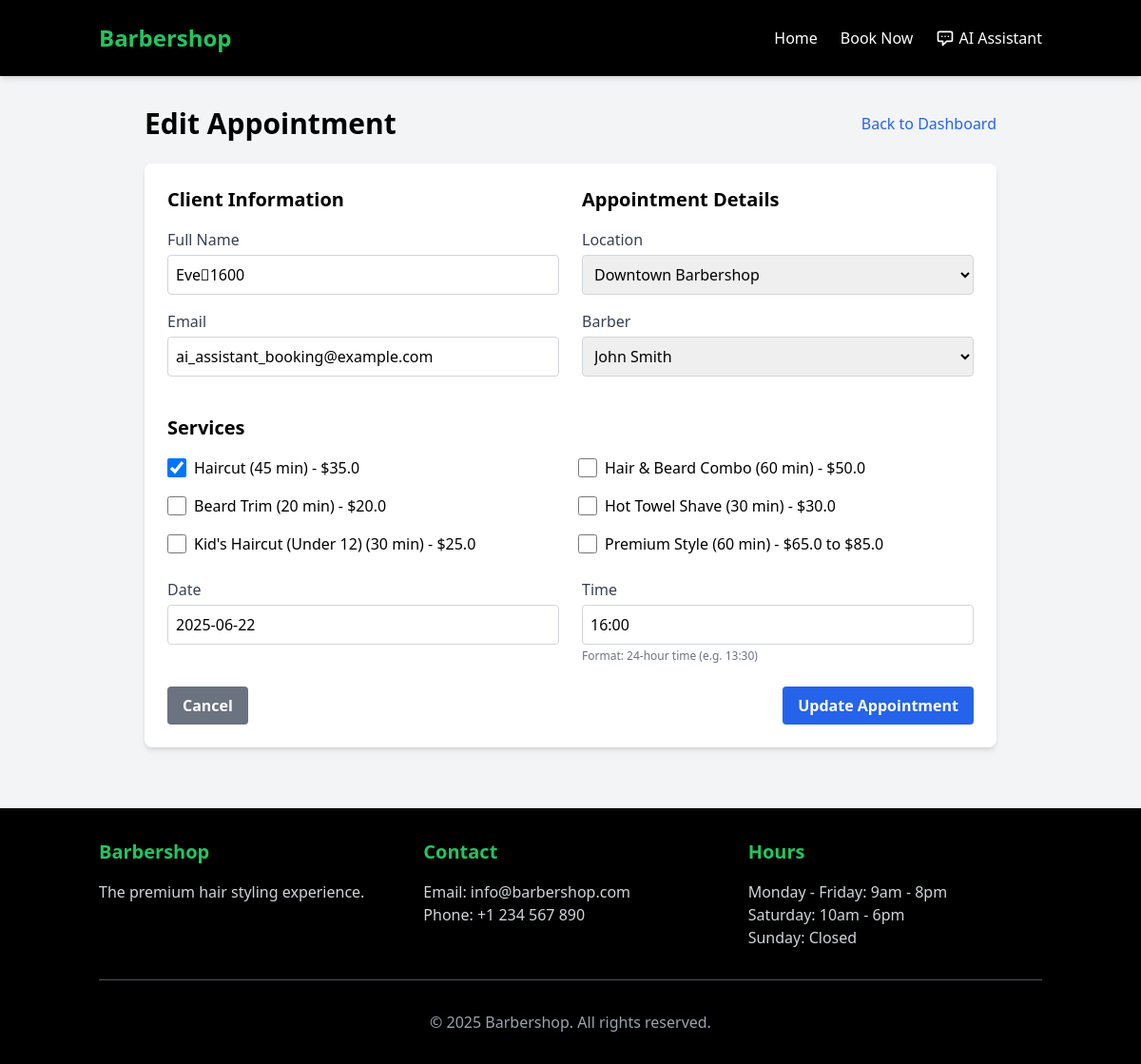
The app's page /admin/appointment/2 (signed in) with its own data.
### models.py (models this page shows, shortened)
class Appointment(db.Model):
    id = db.Column(db.Integer, primary_key=True)
    location_id = db.Column(db.Integer, db.ForeignKey('location.id'), nullable=False)
    barber_id = db.Column(db.Integer, db.ForeignKey('barber.id'), nullable=True)  # NULL means "any barber"
    client_name = db.Column(db.String(100), nullable=False)
    client_email = db.Column(db.String(100), nullable=False)
    date = db.Column(db.Date, nullable=False)
    start_time = db.Column(db.String(5), nullable=False)  # Format: "HH:MM"
    services = db.Column(db.Text, nullable=False)  # Comma-separated list of service IDs
    created_at = db.Column(db.DateTime, default=datetime.utcnow)
    @property
    def service_list(self):
        if not self.services:
            return []
        return [int(s) for s in self.services.split(',')]

class Location(db.Model):
    id = db.Column(db.Integer, primary_key=True)
    name = db.Column(db.String(100), nullable=False)
    address = db.Column(db.String(200), nullable=False)
    phone = db.Column(db.String(20), nullable=False)
    barbers = db.relationship('Barber', backref='location', lazy=True)
    appointments = db.relationship('Appointment', backref='location', lazy=True)

class Barber(db.Model):
    id = db.Column(db.Integer, primary_key=True)
    name = db.Column(db.String(100), nullable=False)
    photo = db.Column(db.String(200))  # URL to photo
    languages = db.Column(db.String(100))  # Comma-separated list of languages
    rating = db.Column(db.Float, default=5.0)
    location_id = db.Column(db.Integer, db.ForeignKey('location.id'), nullable=False)
    appointments = db.relationship('Appointment', backref='barber', lazy=True)

class Service(db.Model):
    id = db.Column(db.Integer, primary_key=True)
    name = db.Column(db.String(100), nullable=False)
    duration_minutes = db.Column(db.Integer, nullable=False)
    price_min = db.Column(db.Float, nullable=False)
    price_max = db.Column(db.Float)  # Optional maximum price

### app.py (the view, shortened to what this page needs)
@app.route('/admin/appointment/<int:id>', methods=['GET', 'POST'])
def admin_edit_appointment(id):
    if not session.get('admin'):
        return redirect(url_for('admin_login'))
    appointment = Appointment.query.get_or_404(id)
    locations = Location.query.all()
    barbers = Barber.query.all()
    services = Service.query.all()
    return render_template('admin/edit_appointment.html',
                          appointment=appointment,
                          locations=locations,
                          barbers=barbers,
                          services=services)

### app.py (called while the page is built)
@app.context_processor
def inject_now():
    return {'now': datetime.now()}

### templates/admin/edit_appointment.html (shortened to what this page needs)
{% extends "base.html" %}
{% block head %}
<link rel="stylesheet" href="https://cdn.jsdelivr.net/npm/flatpickr/dist/flatpickr.min.css">
{% endblock %}
{% block content %}
<div class="max-w-4xl mx-auto">
    <div class="flex justify-between items-center mb-6">
        <h1 class="text-3xl font-bold">Edit Appointment</h1>
        <a href="{{ url_for('admin_dashboard') }}" class="text-blue-600 hover:underline">Back to Dashboard</a>
    </div>
    <div class="bg-white rounded-lg shadow-md p-6 mb-8">
        <form action="{{ url_for('admin_edit_appointment', id=appointment.id) }}" method="post">
            <div class="grid grid-cols-1 md:grid-cols-2 gap-6 mb-6">
                <div>
                    <h2 class="text-xl font-semibold mb-4">Client Information</h2>
                    <div class="mb-4">
                        <label for="client_name" class="block text-gray-700 mb-1">Full Name</label>
                        <input type="text" id="client_name" name="client_name" value="{{ appointment.client_name }}" required
                               class="w-full p-2 border border-gray-300 rounded">
                    </div>
                    <div class="mb-4">
                        <label for="client_email" class="block text-gray-700 mb-1">Email</label>
                        <input type="email" id="client_email" name="client_email" value="{{ appointment.client_email }}" required
                               class="w-full p-2 border border-gray-300 rounded">
                    </div>
                </div>
                <div>
                    <h2 class="text-xl font-semibold mb-4">Appointment Details</h2>
                    <div class="mb-4">
                        <label for="location_id" class="block text-gray-700 mb-1">Location</label>
                        <select id="location_id" name="location_id" required class="w-full p-2 border border-gray-300 rounded">
                            {% for location in locations %}
                            <option value="{{ location.id }}" {% if location.id == appointment.location_id %}selected{% endif %}>
                                {{ location.name }}
                            </option>
                            {% endfor %}
                        </select>
                    </div>
                    <div class="mb-4">
                        <label for="barber_id" class="block text-gray-700 mb-1">Barber</label>
                        <select id="barber_id" name="barber_id" class="w-full p-2 border border-gray-300 rounded">
                            {% for barber in barbers %}
                            <option value="{{ barber.id }}" {% if barber.id == appointment.barber_id %}selected{% endif %}>
                                {{ barber.name }}
                            </option>
                            {% endfor %}
                        </select>
                    </div>
                </div>
            </div>
            <div class="mb-6">
                <h2 class="text-xl font-semibold mb-4">Services</h2>
                <div class="grid grid-cols-1 md:grid-cols-2 gap-4">
                    {% for service in services %}
                    <div class="flex items-center">
                        <input type="checkbox" id="service-{{ service.id }}" name="services" value="{{ service.id }}"
                               {% if service.id|string in appointment.service_list|map('string') %}checked{% endif %}
                               class="w-5 h-5 text-blue-600 rounded focus:ring-blue-500">
                        <label for="service-{{ service.id }}" class="ml-2">
                            {{ service.name }} ({{ service.duration_minutes }} min)
                            {% if service.price_max %}
                            - ${{ service.price_min }} to ${{ service.price_max }}
                            {% else %}
                            - ${{ service.price_min }}
                            {% endif %}
                        </label>
                    </div>
                    {% endfor %}
                </div>
            </div>
            <div class="grid grid-cols-1 md:grid-cols-2 gap-6 mb-6">
                <div>
                    <label for="date" class="block text-gray-700 mb-1">Date</label>
                    <input type="text" id="date-picker" name="date" value="{{ appointment.date.strftime('%Y-%m-%d') }}" required
                           class="w-full p-2 border border-gray-300 rounded">
                </div>
                <div>
                    <label for="time" class="block text-gray-700 mb-1">Time</label>
                    <input type="text" id="time" name="time" value="{{ appointment.start_time }}" required
                          placeholder="HH:MM" pattern="^([0-1]?[0-9]|2[0-3]):[0-5][0-9]$"
                          class="w-full p-2 border border-gray-300 rounded">
                    <p class="text-xs text-gray-500 mt-1">Format: 24-hour time (e.g. 13:30)</p>
                </div>
            </div>
            <div class="flex justify-between">
                <a href="{{ url_for('admin_dashboard') }}" class="bg-gray-500 hover:bg-gray-600 text-white font-bold py-2 px-4 rounded">
                    Cancel
                </a>
                <button type="submit" class="bg-blue-600 hover:bg-blue-700 text-white font-bold py-2 px-4 rounded">
                    Update Appointment
                </button>
            </div>
        </form>
    </div>
</div>
{% endblock %}

### templates/base.html (style rules this page uses)
:root { --luxury-green: #1a5d1a; --luxury-dark-green: #0f3d0f; --luxury-black: #121212; --luxury-gold: #d4af37; }

### records on screen
Appointment: client_name "Eve\u00011600", client_email "ai_assistant_booking@example.com", location_id "Downtown Barbershop", barber_id "John Smith", date "2025-06-22", time "16:00"
Service: services "☑", name "Haircut", duration_minutes "45", price_min "35.0"
Service: name "Hair & Beard Combo", duration_minutes "60", price_min "50.0"
Service: name "Beard Trim", duration_minutes "20", price_min "20.0"
Service: name "Hot Towel Shave", duration_minutes "30", price_min "30.0"
Service: name "Kid's Haircut (Under 12)", duration_minutes "30", price_min "25.0"
Service: name "Premium Style", duration_minutes "60", price_min "65.0", price_max "85.0"
